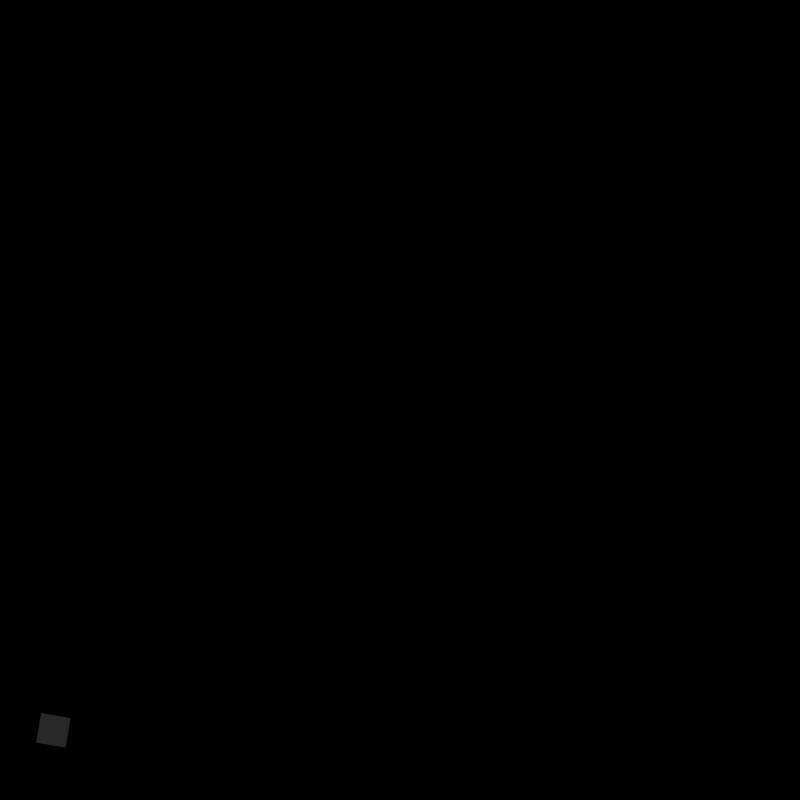
Frame 1 (no input)
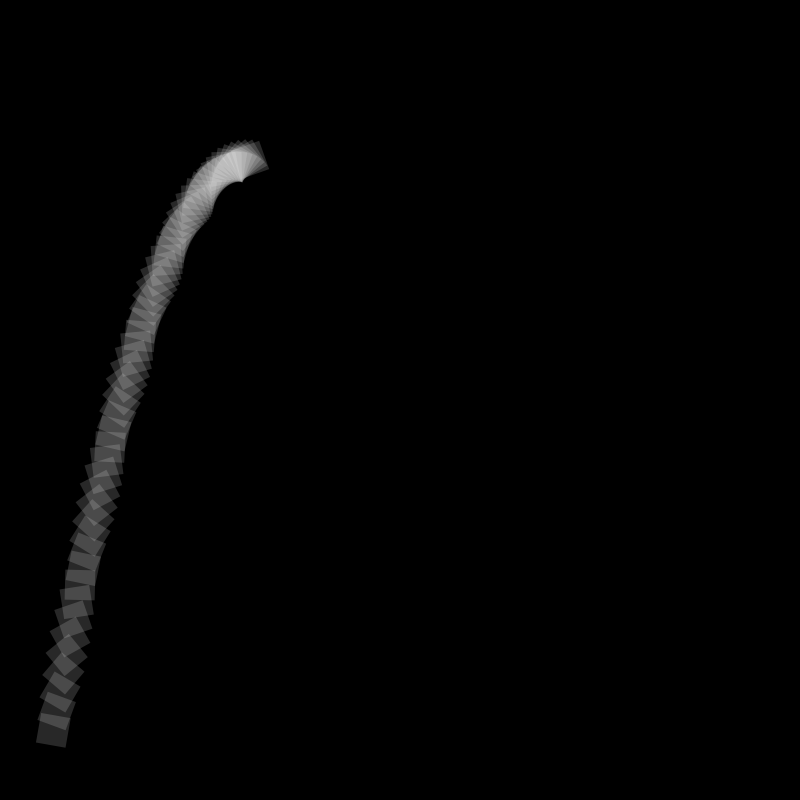
Frame 60 (the mouse pressed at the canvas centre just before this capture)
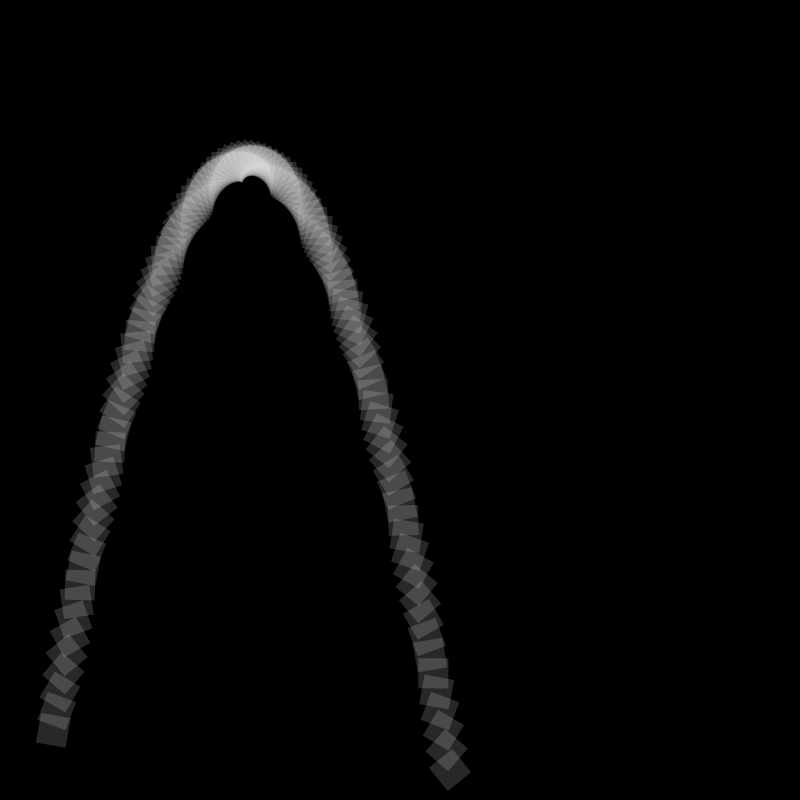
Frame 120 (the mouse held since frame 60 and released just before this capture)

The Processing sketch that drew these frames (run headless with seeded random() and noise(); from frame 60 on, the mouse is pressed at the canvas centre):

// Processing sketch: Shooting
// ── Shooting.pde
Mover mover;

void setup() {
    size(800, 800);
    background(0);
    mover = new Mover(50, height-50, 30);
    PVector shooting = new PVector(100, -600);
    mover.applyForce(shooting);
}

void draw() {
    PVector g = new PVector(0, 10);
    
    mover.applyForce(g);
    mover.update();
}

// ── Mover.pde
class Mover {
  PVector loc, vel, acc;
  float mass;
  float aAcc, aVel, aAngle;

  Mover(float x, float y, float m){
    mass = m;
    loc = new PVector(x, y);
    vel = new PVector(0, 0);
    acc = new PVector(0, 0);

    aAcc = 10;
    aVel = 0;
    aAngle = 0;
  }

  void update(){
    this.checkEdge();
    vel.add(acc);
    loc.add(vel);
    this.angleSpeed();
    this.display();
    acc.mult(0); // init acc
  }

  void display(){
    
    noStroke();
    fill(255, 40);
    // ellipse(loc.x, loc.y, mass, mass);
    rectMode(CENTER);
    pushMatrix();
    translate(loc.x, loc.y);
    rotate(aAngle);
    rect(0, 0, mass, mass);
    popMatrix();
  }

  void applyForce(PVector f){
    PVector force = PVector.div(f, mass);
    acc.add(force);
  }

  void checkEdge(){
    if (loc.x < 0) {
      vel.x *= -1;
      loc.x = 0;
    } else if (loc.x > width) {
      vel.x *= -1;
      loc.x = width;
    }

    if (loc.y < 0) {
      vel.y *= -1;
      loc.y = 0;
    } else if (loc.y > height) {
      vel.y *= -1;
      loc.y = height;
    }
  }


  void angleSpeed(){
    aVel += aAcc;
    aAngle = radians(aAngle + aVel);
  }
}
